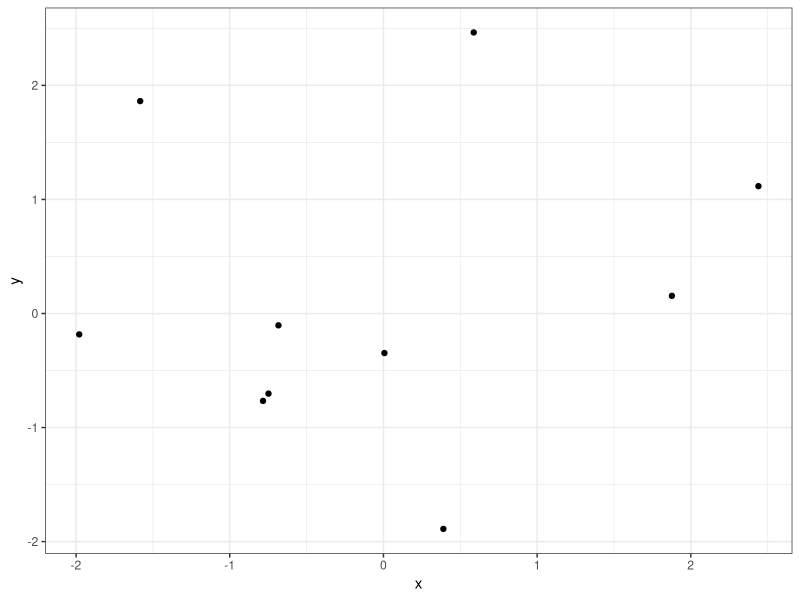
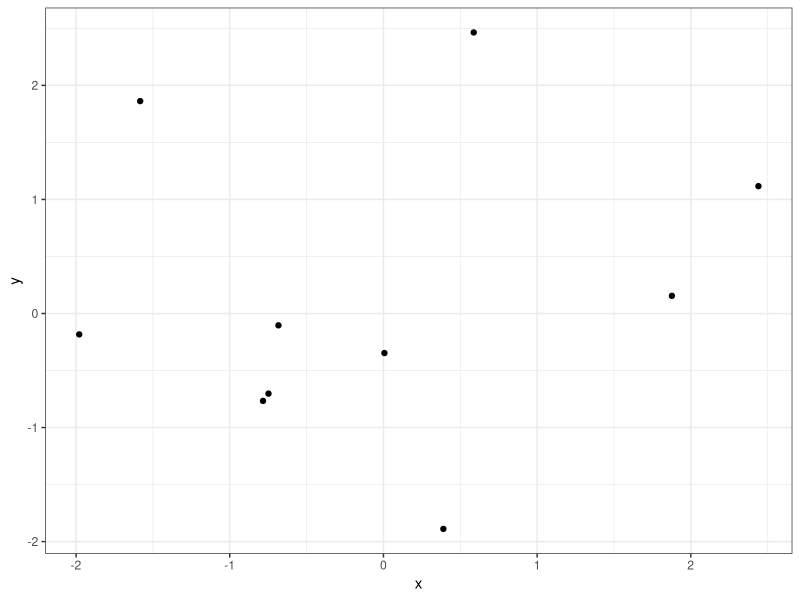
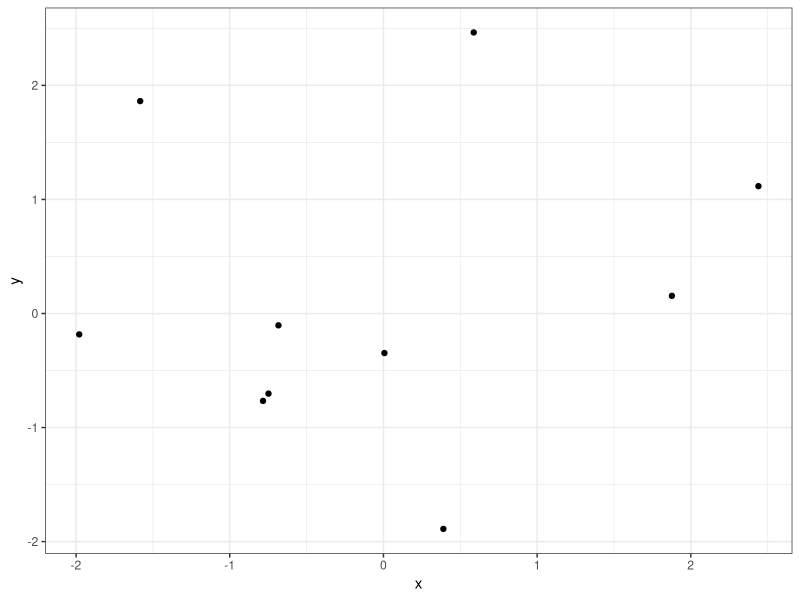
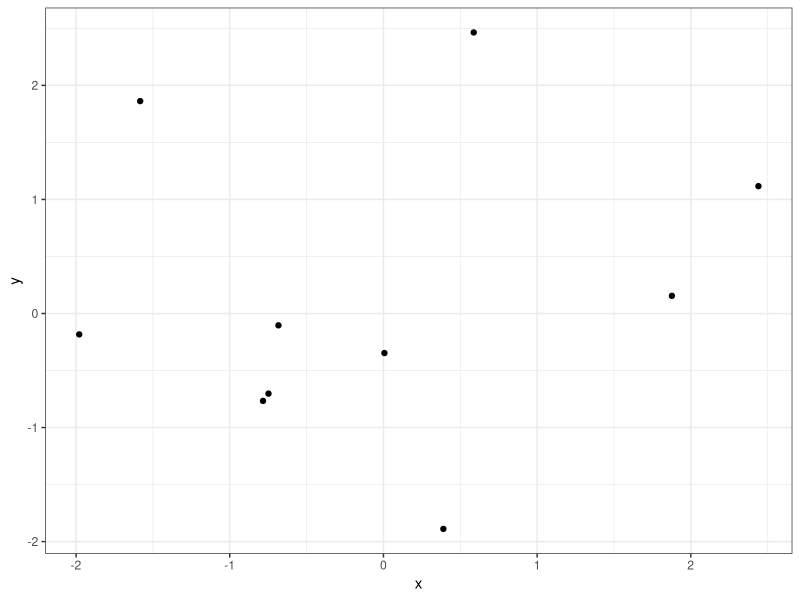
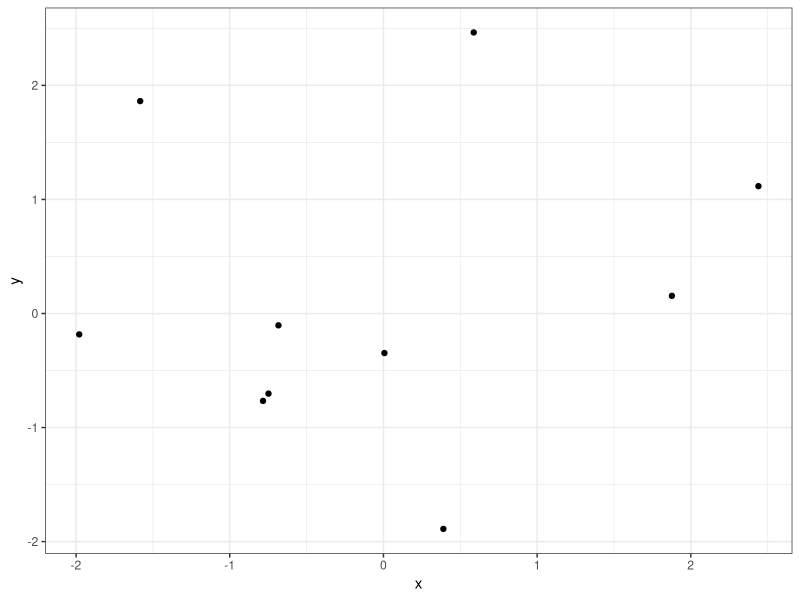
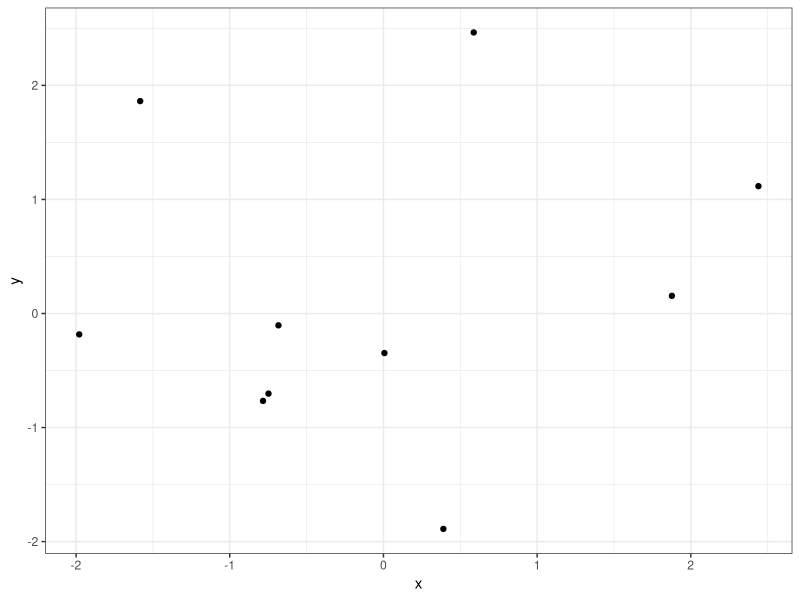
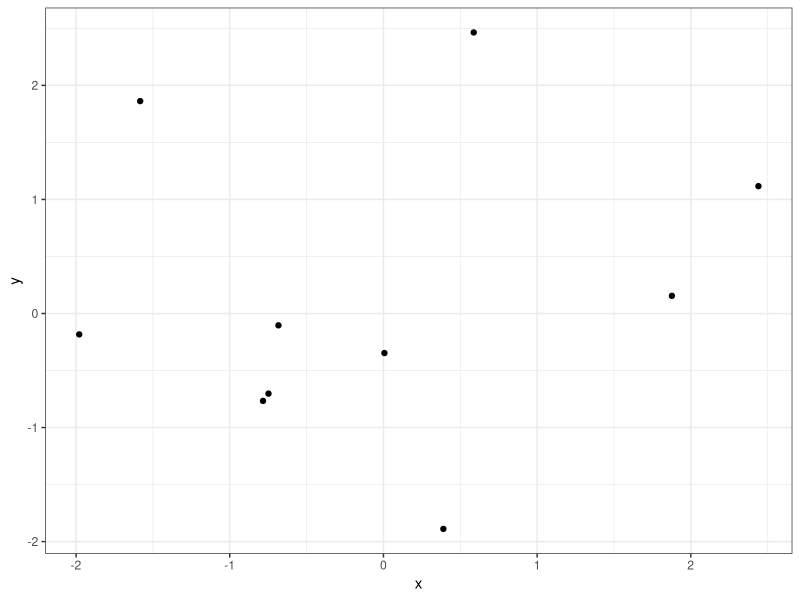
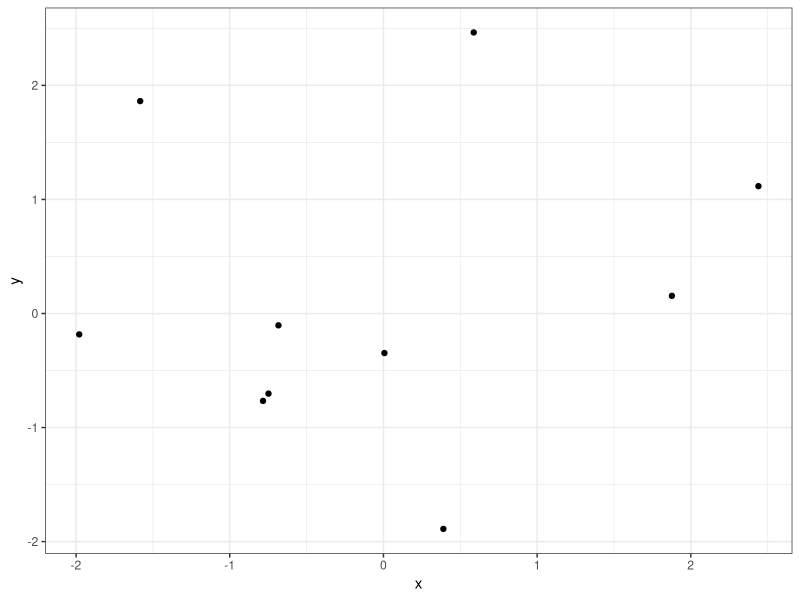

These charts were generated, in order, by the following R code:
## ---- chunk 1
library(tidyverse)
test_data = tibble(x = rnorm(10), y = rnorm(10))
test_data %>% ggplot(aes(x = x, y = y)) + geom_point() + theme_bw()
## ---- chunk 2
test_data %>% ggplot(aes(x = x, y = y)) + geom_point() + theme_bw()
## ---- chunk 3
test_data
## ---- chunk 4
library(kableExtra)
test_data %>%
  kable(format = "latex", row.names = NA, 
      booktabs = TRUE, digits = 2, 
      caption = "This is a test table") %>%
  kable_styling(position = "center")
## ---- chunk 5
# a line that exceeds the width of the page
tibble(x = 1:100, y = 5*x + rnorm(100, sd = 100)) %>% filter(x < 80) %>% summarise(sample_correlation = cor(x, y))
## ---- chunk 6
# appropriate line breaks added
tibble(x = 1:100, y = 5*x + rnorm(100, sd = 100)) %>%  # generate data
  filter(x < 80) %>%                                   # subset data
  summarise(sample_correlation = cor(x, y))            # evaluate sample corr.
## ---- chunk 7
test_data %>% ggplot(aes(x = x, y = y)) + geom_point() + theme_bw()
## ---- chunk 8
test_data %>% ggplot(aes(x = x, y = y)) + geom_point() + theme_bw()
## ---- chunk 9
test_data %>% ggplot(aes(x = x, y = y)) + geom_point() + theme_bw()
## ---- chunk 10
test_data %>% ggplot(aes(x = x, y = y)) + geom_point() + theme_bw()
## ---- chunk 11
test_data %>% ggplot(aes(x = x, y = y)) + geom_point() + theme_bw()
## ---- chunk 12
test_data %>% ggplot(aes(x = x, y = y)) + geom_point() + theme_bw()
## ---- chunk 13
# a plot without clear axis and legend titles
mpg %>%
  ggplot(aes(x = displ, y = hwy)) +
  geom_point(aes(color = class)) +
  geom_smooth(se = FALSE) + 
  theme_bw()
## ---- chunk 14
# a plot with clear axis and legend titles
mpg %>%
  ggplot(aes(x = displ, y = hwy)) +
  geom_point(aes(color = class)) +
  geom_smooth(se = FALSE) + 
  labs(
    x = "Engine displacement (liters)",
    y = "Highway fuel economy (miles per gallon)",
    colour = "Car type"
  ) +
  theme_bw()
